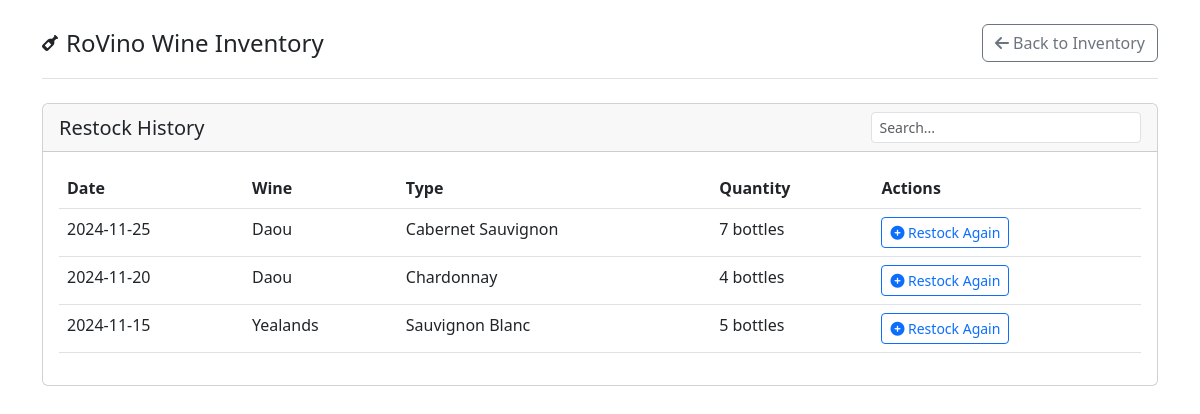
/history (signed in), run on the app's committed database.
### tables this page shows
CREATE TABLE Restock (
        restock_id INTEGER NOT NULL PRIMARY KEY AUTOINCREMENT UNIQUE,
        wine_id INTEGER NOT NULL,
        quantity_restocked INTEGER NOT NULL,
        restock_date DATE NOT NULL,
        FOREIGN KEY (wine_id) REFERENCES Wines(wine_id)
    );

CREATE TABLE Wines (
            wine_id INTEGER NOT NULL PRIMARY KEY AUTOINCREMENT UNIQUE,
            name VARCHAR(100) NOT NULL,
            type VARCHAR(50) NOT NULL,
            price REAL,
            category VARCHAR(50) DEFAULT 'wine',
            UNIQUE(name, type)
);

### Vino_Flask.py (the view)
@app.route('/history')
@login_required
def history():
    try:
        with get_db_connection() as conn:
            restock_history = conn.execute('''
                SELECT r.restock_id, r.quantity_restocked, r.restock_date,
                       w.name, w.type, w.wine_id
                FROM Restock r
                JOIN Wines w ON r.wine_id = w.wine_id
                ORDER BY r.restock_date DESC
            ''').fetchall()
            return render_template('history.html', history=restock_history)
    except DatabaseError as e:
        flash(str(e), 'error')
        return redirect(url_for('index'))

### Vino_Flask.py (called while the page is built)
@contextmanager
def get_db_connection():
    conn = None
    try:
        conn = sqlite3.connect('Vino.sqlite')
        conn.row_factory = sqlite3.Row
        yield conn
        conn.commit()
    except sqlite3.Error as e:
        if conn:
            conn.rollback()
        logging.error(f"Database error: {str(e)}")
        raise DatabaseError(f"Database operation failed: {str(e)}")
    finally:
        if conn:
            conn.close()

def login_required(f):
    @wraps(f)
    def decorated_function(*args, **kwargs):
        if 'user_id' not in session:
            flash("Please log in to access this page", "error")
            return redirect(url_for('login', next=request.url))
        return f(*args, **kwargs)
    return decorated_function

### templates/history.html (shortened to what this page needs)
<!DOCTYPE html>
<html lang="en">
<head>
    <link href="https://cdnjs.cloudflare.com/ajax/libs/bootstrap/5.3.0/css/bootstrap.min.css" rel="stylesheet">
    <link rel="stylesheet" href="https://cdnjs.cloudflare.com/ajax/libs/font-awesome/6.4.0/css/all.min.css">
</head>
<body>
    <div class="container py-4">
        <header class="pb-3 mb-4 border-bottom">
            <div class="d-flex align-items-center text-dark text-decoration-none">
                <i class="fas fa-wine-bottle me-2"></i>
                <span class="fs-4">RoVino Wine Inventory</span>
                <div class="ms-auto">
                    <a href="{{ url_for('index') }}" class="btn btn-outline-secondary">
                        <i class="fas fa-arrow-left"></i> Back to Inventory
                    </a>
                </div>
            </div>
        </header>
        <div class="card">
            <div class="card-header d-flex justify-content-between align-items-center">
                <h5 class="mb-0">Restock History</h5>
                <input type="text" id="searchInput" class="form-control form-control-sm w-25" placeholder="Search...">
            </div>
            <div class="card-body">
                <div class="table-responsive">
                    <table class="table">
                        <thead>
                            <tr>
                                <th>Date</th>
                                <th>Wine</th>
                                <th>Type</th>
                                <th>Quantity</th>
                                <th>Actions</th>
                            </tr>
                        </thead>
                        <tbody>
                            {% for entry in history %}
                                <tr>
                                    <td>{{ entry.restock_date }}</td>
                                    <td>{{ entry.name }}</td>
                                    <td>{{ entry.type }}</td>
                                    <td>{{ entry.quantity_restocked }} bottles</td>
                                    <td>
                                        <a href="{{ url_for('restock', wine_id=entry.wine_id) }}" class="btn btn-sm btn-outline-primary">
                                            <i class="fas fa-plus-circle"></i> Restock Again
                                        </a>
                                    </td>
                                </tr>
                            {% else %}
                                <tr>
                                    <td colspan="5" class="text-center">No restock history found.</td>
                                </tr>
                            {% endfor %}
                        </tbody>
                    </table>
                </div>
            </div>
        </div>
    </div>
</body>
</html>

### data on the page
Restock: restock_date "2024-11-25", name "Daou", type "Cabernet Sauvignon", quantity_restocked "7"
Restock: restock_date "2024-11-20", name "Daou", type "Chardonnay", quantity_restocked "4"
Restock: restock_date "2024-11-15", name "Yealands", type "Sauvignon Blanc", quantity_restocked "5"
